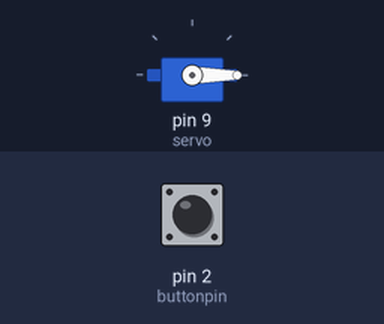
The sketch below on a simulated Arduino Uno, built with avr-gcc and run on an emulated ATmega328P. On the bench: servo. The test bench sets the inputs (shaded band); at power-on: pin 2 (buttonpin) LOW.

Above: at 1.2 s.
1.3 s: pin 2 (buttonpin) pulsed HIGH 5 times (0.12 s each, 0.3 s apart)
At 1.75 s:
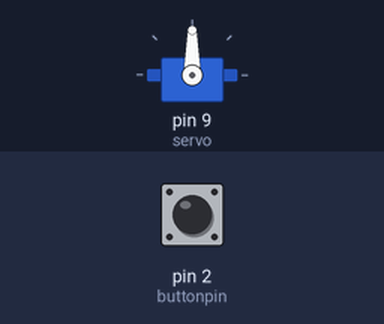
4.3 s: pin 2 (buttonpin) pulled HIGH for 0.15 s
At 5.5 s:
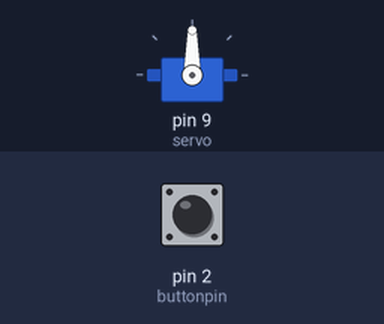
5.9 s: pin 2 (buttonpin) pulled HIGH for 1 s
At 6.8 s:
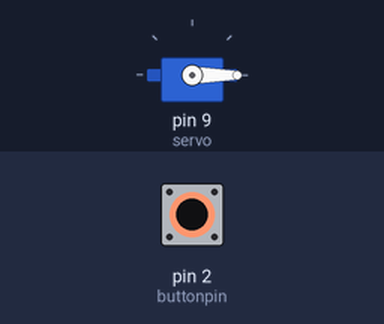
Timing chart, 0 to 8.9 s (numbered marks = the images above; inputs shaded):
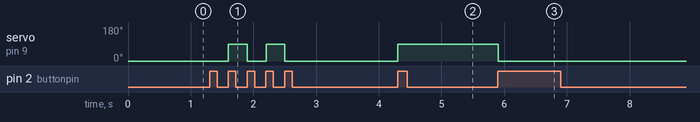

The sketch:

servodoor.ino
```cpp
#include <Servo.h>

Servo servo;

int buttonpin = 2;
int deg = 0;
int count = 0;

volatile byte state = LOW;

void setup() {
  // put your setup code here, to run once:
  Serial.begin(9600);
  servo.attach(9);
  attachInterrupt(digitalPinToInterrupt(buttonpin), toggle, RISING);
}

void loop() {
  // put your main code here, to run repeatedly:
  servo.write(deg);
  delay(100);
}

void toggle() {
  ++count;
  if ( count == 0 ) {
    // dont do anything
  }
  else if ( count % 2 == 0 ) {
    // turn 90
    deg = 90;
//    Serial.print(count);
//    Serial.print("-----");
//    Serial.println("OPEN");
//    servo.write(90);
  }
  else if ( count % 2 == 1 ) {
    // turn -90
    deg = 0;
//     Serial.print(count);
//    Serial.print("-----");
//    Serial.println("CLOE");
//    servo.write(0);
  }
}
```

Measured:
- after the input at 1.3 s, servo on pin 9 (servo): alternates 90° for 0.30 s and 0° for 0.30 s, 4 changes in all, then stays 0°, starting after 0.30 s
- after the input at 4.3 s, servo on pin 9 (servo): 0° → 90° at once
- after the input at 5.9 s, servo on pin 9 (servo): 90° → 0° at once
